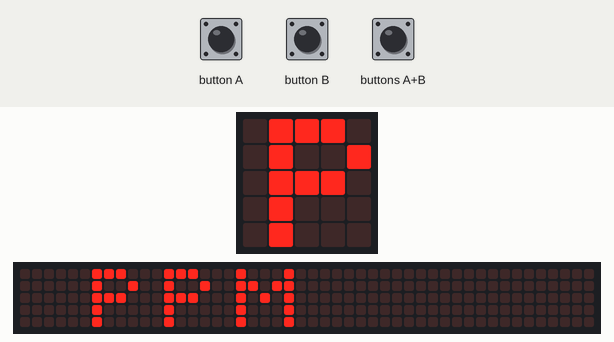
Simulated run of this program. Board: BBC micro:bit (MakeCode). Shown: the board's 5×5 LED display, a strip that is not on the board, showing the scrolling text unrolled. The test bench sets the inputs (shaded band). The 48×5 strip is a reading aid, not a part: it shows the text the display is scrolling, unrolled, one strip-width of it at a time.

Above: at 1.6 s.
1.7 s: button A pressed for 0.15 s
2.4 s: buttons A+B pressed for 0.15 s
3.1 s: button A pressed for 0.15 s
At 5.2 s:
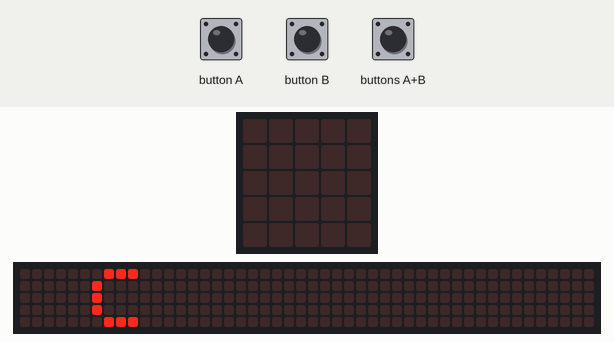
At 8.77 s:
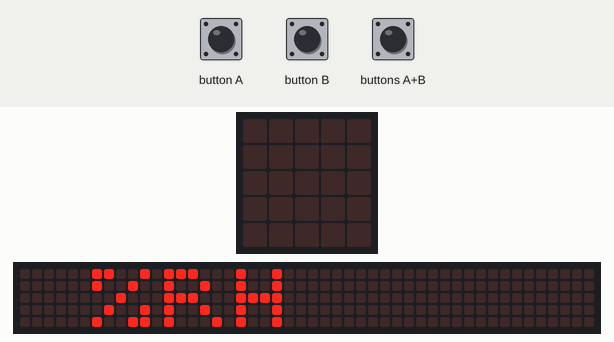
9.7 s: button A pressed for 0.15 s
At 13.27 s:
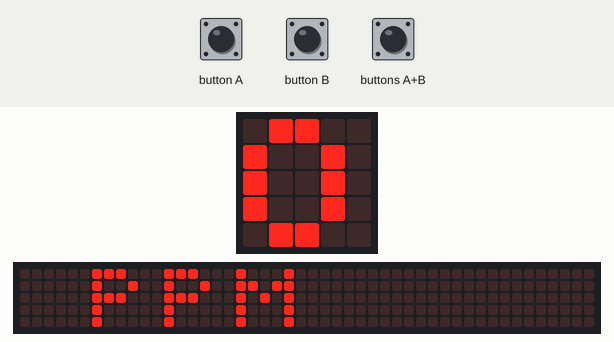

Measured:
- after the input at 3.1 s, the display: first differs from a run without the input after 4.9 s (image 2 shows a later state)
- after the input at 9.7 s, the display: first differs from a run without the input after 3.5 s (image 3)
- what the display in image 1 shows lasts 1.1 s, from 4.5 s to 5.6 s
- what the display in image 2 shows lasts 0.4 s, from 8.6 s to 9.0 s

The program:

main.ts
```typescript
input.onButtonPressed(Button.A, function () {
    mode += 1
    if (mode == 3) {
        mode = 0
    }
    basic.showString("" + (modes[mode]))
})
input.onButtonPressed(Button.AB, function () {
    COZIR.setupCozir()
    basic.showString("x")
})
input.onButtonPressed(Button.B, function () {
    COZIR.calibrateCo2()
    basic.showString("+")
})
let modes: string[] = []
let mode = 0
serial.redirect(
SerialPin.P0,
SerialPin.P1,
BaudRate.BaudRate9600
)
mode = 0
modes = [" PPM", " C", " %RH"]
basic.forever(function () {
    basic.showString("" + (modes[mode]))
    if (mode == 0) {
        basic.showNumber(COZIR.Co2())
    }
    if (mode == 1) {
        basic.showNumber(COZIR.temperature())
    }
    if (mode == 2) {
        basic.showNumber(COZIR.relativeHumidity())
    }
})
```

custom.ts
```typescript
/**
 * Use this file to define custom functions and blocks.
 * Read more at https://makecode.microbit.org/blocks/custom
 */


/**
 * Custom blocks
 */
//% color=190 weight=100 icon="\uf135" block="Let's Talk Science!"
namespace COZIR {

    let value_str = ""
    let co2 = 0
    let temp = 0
    let rh = 0
    let response = ""
    let altitude = 0

    serial.onDataReceived(serial.delimiters(Delimiters.NewLine), () => {
        response = serial.readUntil(serial.delimiters(Delimiters.NewLine))
        //basic.showString(response)
        value_str = response.substr(3, 5)
        let value = parseInt(value_str)
        // basic.showString(response.charAt(1))
        if (response.charAt(1) == 'Z') {
            let co2_uncompensated = value
            co2 = co2_uncompensated + (altitude * 556) / 10000
        }
        if (response.charAt(1) == 'T') {
            temp = (value - 1000) / 10
        }
        if (response.charAt(1) == 'H') {
            rh = value / 10
        }
    })

    /**
    * Return the CO2 concentration in parts per million (ppm)
    */
    //% blockId=device_co2_toggle block="CO2 (PPM)"
    export function Co2(): number {
        serial.writeString("Z\r\n")
        basic.pause(200)
        return co2
    }

    /**
    * Return the temperature in degrees Centigrade
    */
    //% blockId=device_temperature_toggle block="Temperature (°C)"
    export function temperature(): number {
        serial.writeString("T\r\n")
        basic.pause(200)
        return temp
    }

    /**
    * Return the relative humidty as a percentage
    */
    //% blockId=device_relativeHumidity_toggle block="Relative Humidity (RH)"
    export function relativeHumidity(): number {
        serial.writeString("H\r\n")
        basic.pause(200)
        return rh
    }

    /**
    * Run this block when in fresh air and the module will re-calibrate it
    * assuming that the CO2 level is 400ppm
    */
    //% blockId=device_calibrateCo2_toggle block="Calibrate CO2"
    //% advanced=true
    export function calibrateCo2(): void {
        serial.writeString("G\r\n")
    }

    /**
    * Compensate for altitude. Specify altitude in metres
    * @param metres altitude in metres
    */
    //% blockId=device_setAltitude_toggle block="Set Altitude"
    //% advanced=true
    export function setAltitude(metres: number): void {
        altitude = metres
    }

    /**
    * Setup the COZIR module -only used during manufacturing
    * this sets the mode of the COZIR to 'request'
    */
    //% blockId=device_setupCozir_toggle block="Set Up COZIR"
    //% advanced=true
    export function setupCozir(): void {
        serial.writeString("K 2\r\n")
        basic.pause(300)
    }

}
```

test.ts
```typescript
// les tests vont ici ; cela ne sera pas compilé si ce paquet est utilisé en tant qu'extension.
```
